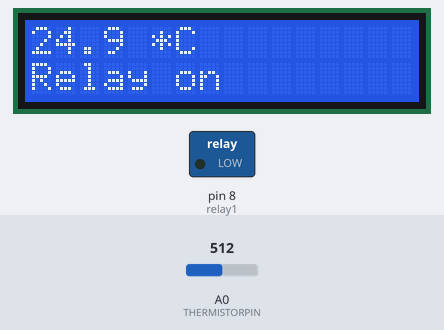
Simulated run of this sketch. Board: Arduino Uno, built with avr-gcc and run on an emulated ATmega328P. Parts: 16×2 character LCD, switched loads named in the sketch (green lamp = pin HIGH). Inputs (shaded band) come from the test bench; at power-on: A0 (THERMISTORPIN) = 512. What the sketch prints to the serial monitor is not drawn.

Above: at 1.2 s.
1.3 s: A0 (THERMISTORPIN) set to 733
At 3.6 s:
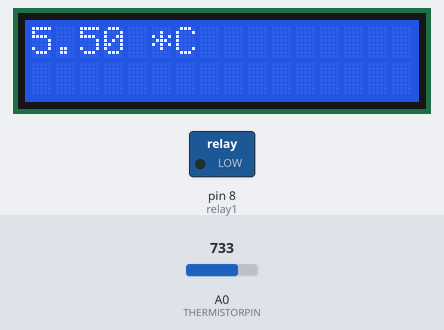
4.3 s: A0 (THERMISTORPIN) set to 767
At 7.0 s:
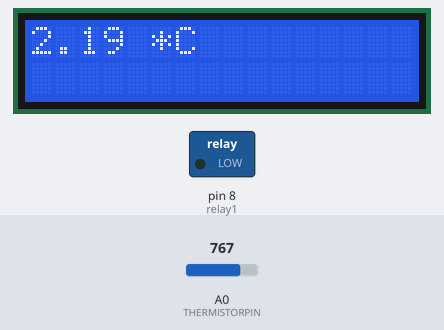
7.3 s: A0 (THERMISTORPIN) set to 716
At 9.4 s:
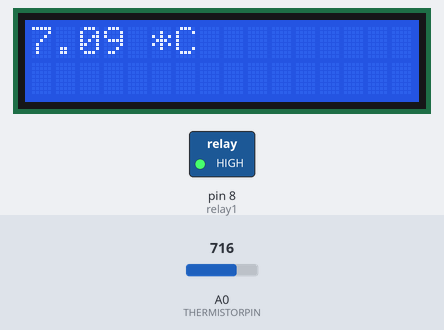
Timing chart, 0 to 10.9 s (numbered marks = the images above; inputs shaded):
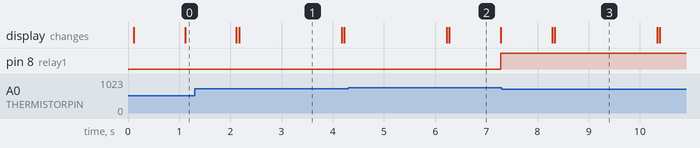

Measured:
- after the input at 4.3 s, pin 8 (relay1): LOW → HIGH after 3.0 s; the display: first differs from a run without the input after 2.0 s (image 2)
- what the display in image 1 shows lasts 2.0 s, from 2.2 s to 4.2 s
- what the display in image 2 shows lasts 1.0 s, from 6.3 s to 7.3 s

The sketch:

sketch_oct23a.ino
```cpp
// which analog pin to connect
#define THERMISTORPIN A0
// resistance at 25 degrees C
#include <LiquidCrystal.h>
#define THERMISTORNOMINAL 10000
// temp. for nominal resistance (almost always 25 C)
#define TEMPERATURENOMINAL 25
// how many samples to take and average, more takes longer
// but is more 'smooth'
#define NUMSAMPLES 5
// The beta coefficient of the thermistor (usually 3000-4000)
#define BCOEFFICIENT 3950
// the value of the 'other' resistor
#define SERIESRESISTOR 10000

#define relay1 8
LiquidCrystal lcd(12, 11, 5, 4, 3, 2);

int samples[NUMSAMPLES];

boolean test = "false"
;

void setup(void) {
  Serial.begin(9600);
  analogReference(EXTERNAL);
  pinMode(relay1, OUTPUT);
  lcd.begin(16, 2);
  // Print a message to the LCD.
}

void loop(void) {
  uint8_t i;
  float average;

  // take N samples in a row, with a slight delay
  for (i=0; i< NUMSAMPLES; i++) {
   samples[i] = analogRead(THERMISTORPIN);
   delay(10);
  }

  // average all the samples out
  average = 0;
  for (i=0; i< NUMSAMPLES; i++) {
     average += samples[i];
  }
  average /= NUMSAMPLES;

  //Serial.print("Average analog reading ");
  //Serial.println(average);

  // convert the value to resistance
  average = 1023 / average - 1;
  average = SERIESRESISTOR / average;
  //Serial.print("Thermistor resistance ");
  //Serial.println(average);

  float steinhart;
  steinhart = average / THERMISTORNOMINAL;     // (R/Ro)
  steinhart = log(steinhart);                  // ln(R/Ro)
  steinhart /= BCOEFFICIENT;                   // 1/B * ln(R/Ro)
  steinhart += 1.0 / (TEMPERATURENOMINAL + 273.15); // + (1/To)
  steinhart = 1.0 / steinhart;                 // Invert
  steinhart -= 273.15;                         // convert to C

  //Serial.print("Temperature ");
  //Serial.print(steinhart);
  //Serial.println(" *C");

  lcd.print(steinhart);
  lcd.setCursor(4,0);
  lcd.print(" *C");
  lcd.setCursor(0,1);
  test = Serial.readString();
  Serial.println(steinhart);

  if(test) {
    if(steinhart <= 4) {
    digitalWrite(relay1, HIGH);
    lcd.print("Relay off");
    } else if(steinhart >= 10) {
    digitalWrite(relay1, LOW);
    lcd.print("Relay on");
    }
  } else {
    digitalWrite(relay1, HIGH);
  }

  //digitalWrite(relay1, HIGH);

  delay(1000);
  lcd.clear();
}
```
